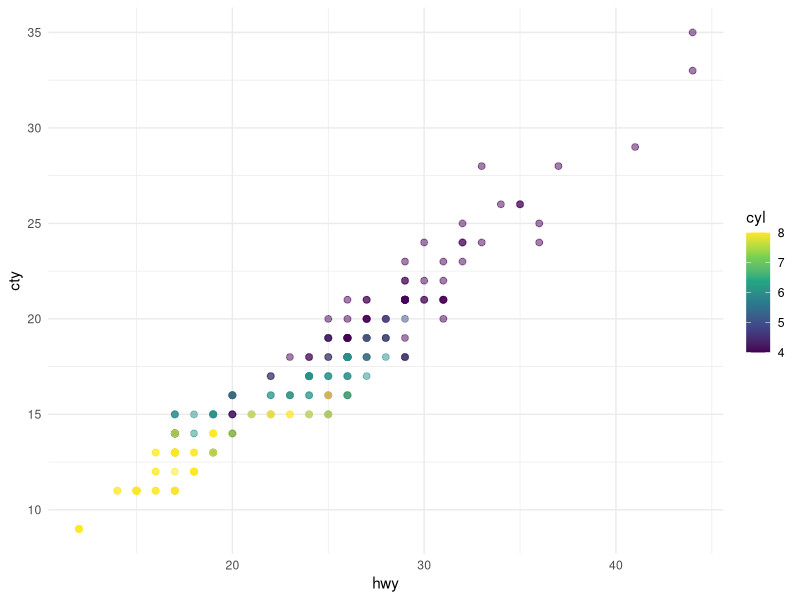

Generate this figure with R:
## ---- chunk 1
#| label: load-packages
#| echo: false

library(ggplot2)
## ---- chunk 2
#| echo: false

mean_cty <- round(mean(mpg$cty), 2)
mean_hwy <- round(mean(mpg$hwy), 2)
## ---- chunk 3
#| label: fig-scatterplot
#| fig-cap: "City and highway mileage for 38 popular models of cars."
#| fig-alt: "Scatterplot of city vs. highway mileage for cars, where points are colored by the number of cylinders. The plot displays a positive, linear, and strong relationship between city and highway mileage, and mileage increases as the number cylinders decreases."
#| fig-width: 6
#| fig-height: 3.5

ggplot(mpg, aes(x = hwy, y = cty, color = cyl)) +
  geom_point(alpha = 0.5, size = 2) +
  scale_color_viridis_c() +
  theme_minimal()
